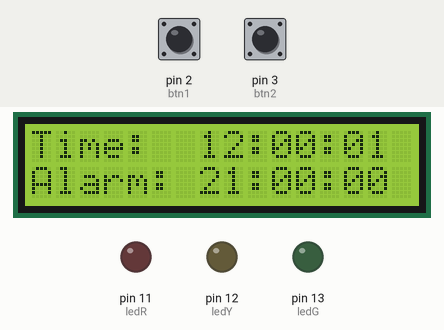
The sketch below on a simulated Arduino Uno, built with avr-gcc and run on an emulated ATmega328P. Parts: 16×2 character LCD, output pins drawn as LEDs (lit = HIGH). The test bench sets the inputs (shaded band); at power-on: pin 2 (btn1) HIGH, pin 3 (btn2) HIGH.

Above: at 1.2 s.
1.3 s: pin 2 (btn1) pulled LOW for 0.15 s
At 2.3 s:
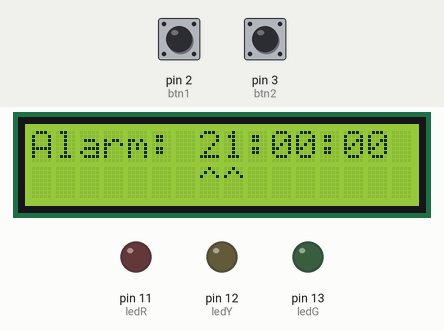
2.9 s: pin 3 (btn2) pulled LOW for 0.15 s
At 3.4 s:
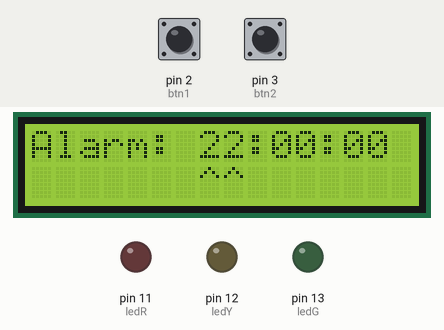
4.5 s: pin 2 (btn1) pulled LOW for 1 s
At 5.8 s:
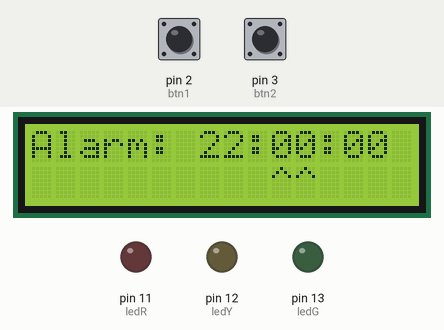
7.0 s: pin 3 (btn2) pulled LOW for 1 s
At 7.8 s:
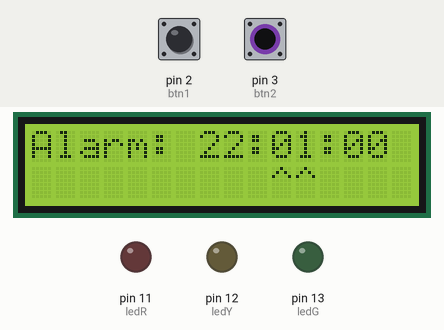
9.5 s: pin 2 (btn1) pulsed LOW 5 times (0.12 s each, 0.3 s apart)
At 9.95 s:
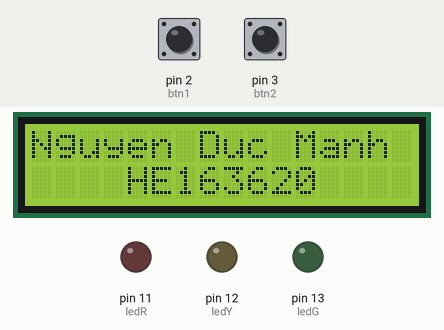
Timing chart, 0 to 12.5 s (numbered marks = the images above; inputs shaded):
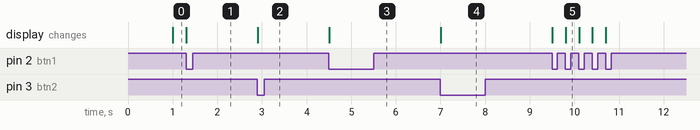

Measured:
- after the input at 1.3 s, the display: changes at once (image 1)
- after the input at 2.9 s, the display: changes at once (image 2)
- after the input at 4.5 s, the display: changes at once (image 3)
- after the input at 7.0 s, the display: changes at once (image 4)
- after the input at 9.5 s, the display: first changes at once (image 5 shows a later state)

The sketch:

lcd.ino
```cpp
#include <LiquidCrystal.h>

#define ledR 11
#define ledY 12
#define ledG 13

#define btn1 2
#define btn2 3

struct Time {
    unsigned long hour;
    unsigned long minute;
    unsigned long second;
    char str[9];

    Time(unsigned long time) {
        hour = time / 3600 % 24;
        minute = time / 60 % 60;
        second = time % 60;
        sprintf(str, "%02lu:%02lu:%02lu", hour, minute, second);
    }

    bool operator==(Time other) {
        return hour == other.hour && minute == other.minute && second == other.second;
    }
};

enum Mode {
    MODE_NORMAL,
    MODE_SET_HOUR,
    MODE_SET_MINUTE,
    MODE_SET_SECOND,
    MODE_ROll_NUMBER,
    MODE_COUNT
};

LiquidCrystal lcd = LiquidCrystal(9, 8, 7, 6, 5, 4);

Time now = Time(0);
Time alm = Time(0);

unsigned long time_offset = 12*3600L + 0*60 + 0;
unsigned long alarm = 21*3600L + 0*60 + 0;

int mode = MODE_NORMAL;

int btn1_last_state = 1;
int btn2_last_state = 1;

void input() {
    int btn1_state = digitalRead(btn1);
    int btn2_state = digitalRead(btn2);

    if (btn1_last_state == 1 && btn1_state == 0) {
        mode = (mode + 1) % MODE_COUNT;
    }

    if (btn2_last_state == 1 && btn2_state == 0) {
        switch (mode) {
            case MODE_SET_HOUR:
                alarm += 3600;
                break;
            case MODE_SET_MINUTE:
                alarm += 60;
                break;
            case MODE_SET_SECOND:
                alarm += 1;
                break;
        }
    }

    btn1_last_state = btn1_state;
    btn2_last_state = btn2_state;
}

void output() {
    switch (mode) {
        case MODE_NORMAL:
            lcd.setCursor(0, 0);
            lcd.print("Time:  ");
            lcd.print(now.str);
            lcd.setCursor(0, 1);
            lcd.print("Alarm: ");
            lcd.print(alm.str);
            break;
        case MODE_SET_HOUR:
            lcd.setCursor(0, 0);
            lcd.print("Alarm: ");
            lcd.print(alm.str);
            lcd.setCursor(0, 1);
            lcd.print("       ^^       ");
            break;
        case MODE_SET_MINUTE:
            lcd.setCursor(0, 0);
            lcd.print("Alarm: ");
            lcd.print(alm.str);
            lcd.setCursor(0, 1);
            lcd.print("          ^^    ");
            break;
        case MODE_SET_SECOND:
            lcd.setCursor(0, 0);
            lcd.print("Alarm: ");
            lcd.print(alm.str);
            lcd.setCursor(0, 1);
            lcd.print("             ^^ ");
            break;
        case MODE_ROll_NUMBER:
            lcd.setCursor(0, 0);
            lcd.print("Nguyen Duc Manh");
            lcd.setCursor(0, 1);
            lcd.print("    HE163620    ");
            break;
    }
}

void blink() {
    for (int i=0; i<10; ++i) {
        // turn on led
        digitalWrite(ledR, 1);
        digitalWrite(ledY, 1);
        digitalWrite(ledG, 1);
        // turn on display
        lcd.setCursor(0, 0);
        lcd.print("Time:  ");
        lcd.print(now.str);
        lcd.setCursor(0, 1);
        lcd.print("Alarm: ");
        lcd.print(alm.str);
        delay(500);
        // turn off led
        digitalWrite(ledR, 0);
        digitalWrite(ledY, 0);
        digitalWrite(ledG, 0);
        // clear display
        lcd.clear();
        delay(500);
    }
}

void setup() {
    pinMode(ledR, OUTPUT);
    pinMode(ledY, OUTPUT);
    pinMode(ledG, OUTPUT);

    pinMode(btn1, INPUT_PULLUP);
    pinMode(btn2, INPUT_PULLUP);

    lcd.begin(16, 2);

    Serial.begin(9600);
}

void loop() {
    input();
    now = Time(millis() / 1000 + time_offset);
    alm = Time(alarm);
    output();
    if (alm == now) {
        blink();
    }
}
```
